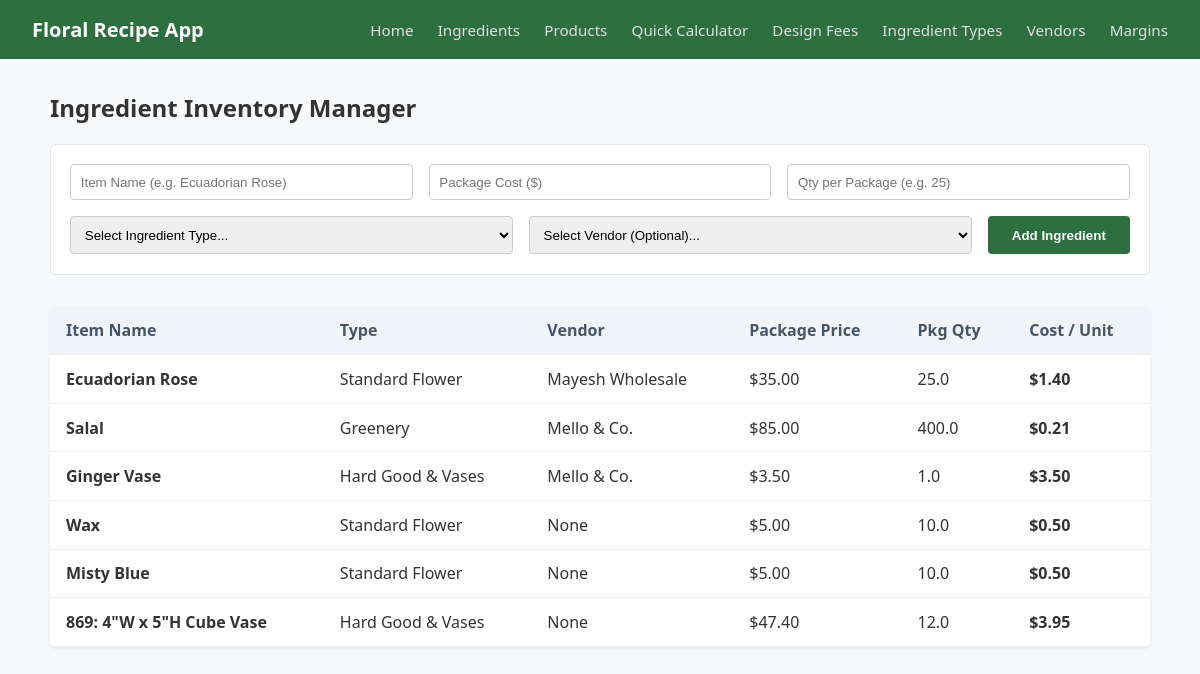
/ingredients, run on the app's committed database.
### models.py (models this page shows, shortened)
class Ingredient(db.Model):
    __tablename__ = 'ingredients'
    id = db.Column(db.Integer, primary_key=True)
    name = db.Column(db.String(100), nullable=False)
    cost_per_pkg = db.Column(db.Float, nullable=False)
    qty_per_pkg = db.Column(db.Float, nullable=False)
    ingredient_type_id = db.Column(db.Integer, db.ForeignKey('ingredient_types.id'), nullable=False)
    vendor_id = db.Column(db.Integer, db.ForeignKey('vendors.id'), nullable=True)

class IngredientType(db.Model):
    __tablename__ = 'ingredient_types'
    id = db.Column(db.Integer, primary_key=True)
    name = db.Column(db.String(50), nullable=False, unique=True) # e.g. Flower, Filler, Supply
    markup = db.Column(db.Float, default=4.0) # Multiplier
    ingredients = db.relationship('Ingredient', backref='type_info', lazy=True)

class Vendor(db.Model):
    __tablename__ = 'vendors'
    id = db.Column(db.Integer, primary_key=True)
    name = db.Column(db.String(100), nullable=False)
    ingredients = db.relationship('Ingredient', backref='vendor', lazy=True)

### app.py (the view, shortened to what this page needs)
@app.route('/ingredients', methods=['GET', 'POST'])
def ingredients():
    all_ingredients = models.Ingredient.query.all()
    all_types = models.IngredientType.query.all()
    all_vendors = models.Vendor.query.all()
    return render_template(
        'ingredients.html',
        ingredients=all_ingredients,
        types=all_types,
        vendors=all_vendors
    )

### templates/ingredients.html (shortened to what this page needs)
{% extends 'base.html' %}
{% block content %}
<h2>Ingredient Inventory Manager</h2>
<form method="POST" class="form-stacked">
    <div class="form-row">
        <input type="text" name="name" placeholder="Item Name (e.g. Ecuadorian Rose)" required>
        <input type="number" step="0.01" name="cost_per_pkg" placeholder="Package Cost ($)" required>
        <input type="number" step="0.1" name="qty_per_pkg" placeholder="Qty per Package (e.g. 25)" required>
    </div>
    <div class="form-row">
        <select name="ingredient_type_id" required>
            <option value="" disabled selected>Select Ingredient Type...</option>
        </select>
        <select name="vendor_id">
            <option value="">Select Vendor (Optional)...</option>
        </select>
        <button type="submit">Add Ingredient</button>
    </div>
</form>
<table class="data-table">
    <thead>
        <tr>
            <th>Item Name</th>
            <th>Type</th>
            <th>Vendor</th>
            <th>Package Price</th>
            <th>Pkg Qty</th>
            <th>Cost / Unit</th>
        </tr>
    </thead>
    <tbody>
        {% for item in ingredients %}
        <tr>
            <td><strong>{{ item.name }}</strong></td>
            <td>{{ item.type_info.name if item.type_info else 'N/A' }}</td>
            <td>{{ item.vendor.name if item.vendor.name else 'None' }}</td>
            <td>${{ "%.2f"|format(item.cost_per_pkg) }}</td>
            <td>{{ item.qty_per_pkg }}</td>
            <td><strong>${{ "%.2f"|format(item.cost_per_pkg / item.qty_per_pkg) }}</strong></td>
        </tr>
        {% else %}
        <tr><td colspan="6">No ingredients found in inventory. Add one above!</td></tr>
        {% endfor %}
    </tbody>
</table>
{% endblock %}

### static/css/main.css (style rules this page uses)
body { font-family: 'Segoe UI', 'Segoe UI', Tahoma, Geneva, Verdana, sans-serif; background-color: #f8f9fa; color: #333333; margin: 0; padding: 0; }
.data-table { width: 100%; border-collapse: collapse; background: white; border-radius: 6px; overflow: hidden; box-shadow: 0 1px 3px rgba(0, 0, 0, 0.1); }
.data-table th, .data-table td { padding: 0.8rem 1rem; text-align: left; border-bottom: 1px solid #eee; }
.data-table th { background-color: #f1f5f9; color: #475569; }
.form-stacked { display: flex; flex-direction: column; gap: 1rem; margin-bottom: 2rem; background: #fff; padding: 1.2rem; border-radius: 6px; border: 1px solid #e2e8f0; }
.form-stacked .form-row { display: flex; gap: 1rem; }
.form-stacked .form-row input, .form-stacked .form-row select { padding: 0.6rem; border: 1px solid #ccc; border-radius: 4px; flex: 1; }
.form-stacked .form-row button { background-color: #2e6f40; color: white; border: none; padding: 0.6rem 1.5rem; border-radius: 4px; cursor: pointer; font-weight: bold; }

### data on the page
Ingredient: name "Ecuadorian Rose", type_info "Standard Flower", vendor "Mayesh Wholesale", cost_per_pkg "35.00", qty_per_pkg "25.0", item.cost_per_pkg/item.qty_per_pkg "1.40"
Ingredient: name "Salal", type_info "Greenery", vendor "Mello & Co.", cost_per_pkg "85.00", qty_per_pkg "400.0", item.cost_per_pkg/item.qty_per_pkg "0.21"
Ingredient: name "Ginger Vase", type_info "Hard Good & Vases", vendor "Mello & Co.", cost_per_pkg "3.50", qty_per_pkg "1.0", item.cost_per_pkg/item.qty_per_pkg "3.50"
Ingredient: name "Wax", type_info "Standard Flower", vendor "None", cost_per_pkg "5.00", qty_per_pkg "10.0", item.cost_per_pkg/item.qty_per_pkg "0.50"
Ingredient: name "Misty Blue", type_info "Standard Flower", vendor "None", cost_per_pkg "5.00", qty_per_pkg "10.0", item.cost_per_pkg/item.qty_per_pkg "0.50"
Ingredient: name "869: 4\"W x 5\"H Cube Vase", type_info "Hard Good & Vases", vendor "None", cost_per_pkg "47.40", qty_per_pkg "12.0", item.cost_per_pkg/item.qty_per_pkg "3.95"
